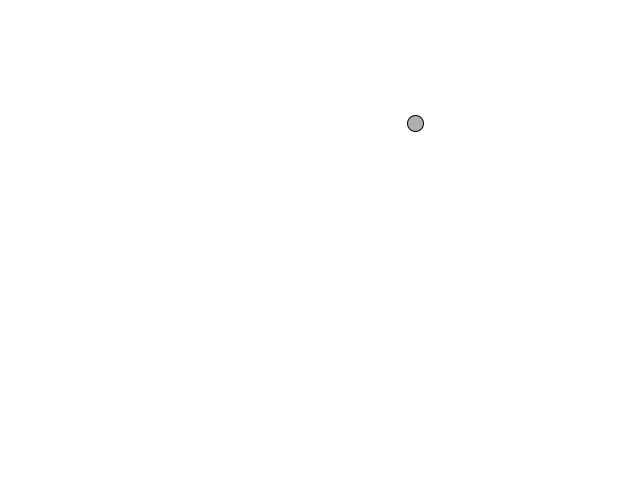
Frame 1 (no input)
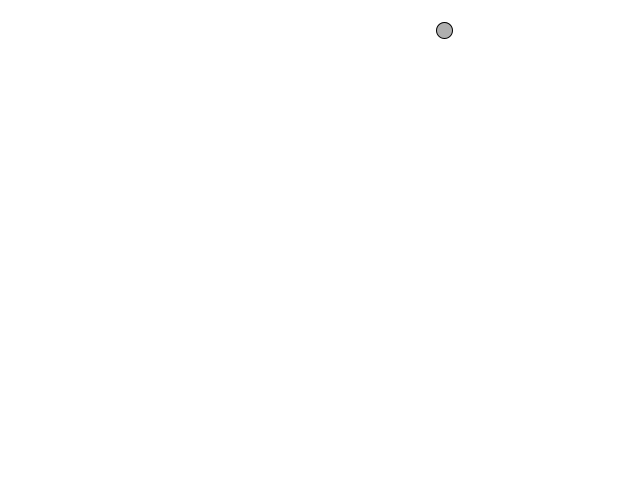
Frame 60 (the mouse pressed at the canvas centre just before this capture)
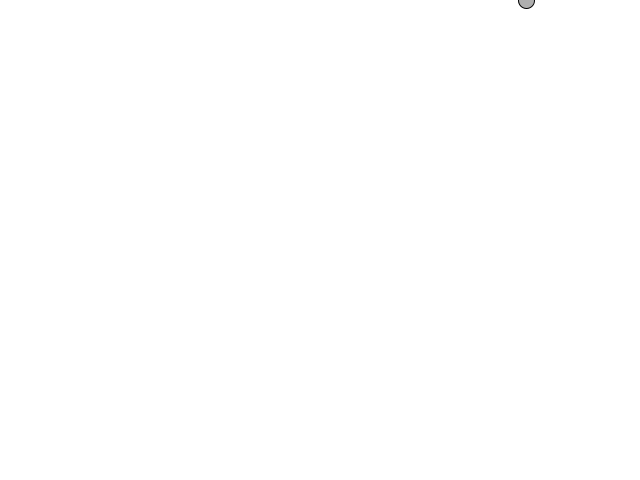
Frame 120 (the mouse held since frame 60 and released just before this capture)

The Processing sketch that drew these frames (run headless with seeded random() and noise(); from frame 60 on, the mouse is pressed at the canvas centre):

// Processing sketch: balloon
// ── balloon.pde
class Mover {

  PVector location;
  PVector velocity;
  PVector acceleration;

  int size = 16;

  Mover() {
    location = new PVector(random(width),random(height));
    velocity = new PVector(random(-2,2),random(-2,2));
    acceleration = new PVector(0, 0);
  }

  void update() {
    velocity.add(acceleration);
    velocity.limit(5);
    location.add(velocity);
    acceleration.mult(0);
  }

  void display() {
    stroke(0);
    fill(175);
    ellipse(location.x, location.y, size, size);
  }

  void applyForce(PVector force) {
    acceleration.add(force);
  }

  void checkEdges() {
    if (location.x > width) {
      location.x = 0;
    } else if (location.x < 0) {
      location.x = width;
    }

    if (location.y > height) {
      location.y = 0;
    } else if (location.y < 0) {
      location.y = height;
    }
  }
}

class Balloon extends Mover {
  void checkWalls() {
    if (location.x  > width) {
      location.x = width;
      applyForce(PVector.mult(velocity, -1.8));
    } else if (location.x < 0) {
      location.x = 0;
      applyForce(PVector.mult(velocity, -1.8));
    }

    if (location.y > height) {
      location.y = height;
      applyForce(PVector.mult(velocity, -1.8));
    } else if (location.y < 0) {
      applyForce(PVector.mult(velocity, -1.8));
      location.y = 0;
    }
  }

  void helium() {
    applyForce(new PVector(0, -0.2));
  }
}

Balloon b;

void setup() {
  size(640, 480);
  b = new Balloon();
}

void draw() {
  background(255);

  if (mousePressed) {
    PVector wind = new PVector(0.5, 0);
    b.applyForce(wind);
  }

  b.helium();
  b.checkWalls();

  b.update();
  b.display();
}
